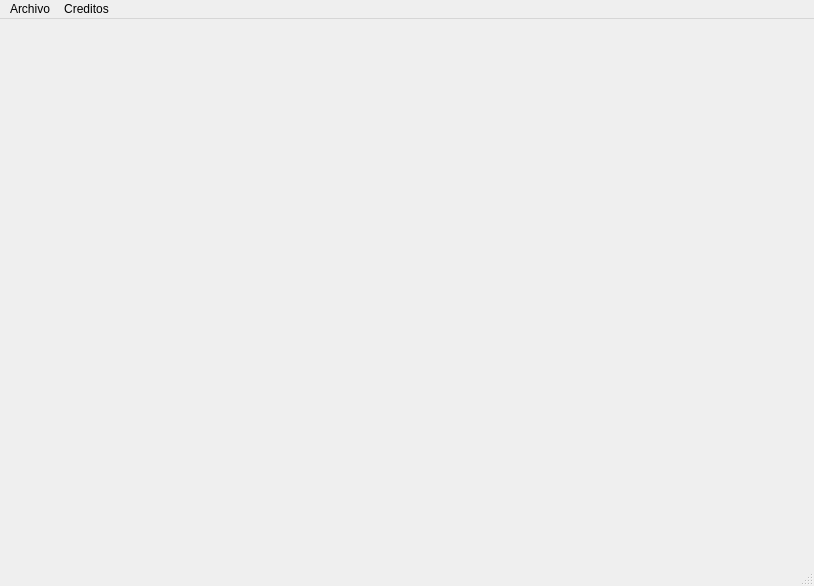
<?xml version="1.0" encoding="UTF-8"?>
<ui version="4.0">
 <class>Main</class>
 <widget class="QMainWindow" name="Main">
  <property name="geometry">
   <rect>
    <x>0</x>
    <y>0</y>
    <width>814</width>
    <height>586</height>
   </rect>
  </property>
  <property name="windowTitle">
   <string>FundFlare</string>
  </property>
  <widget class="QWidget" name="centralwidget"/>
  <widget class="QMenuBar" name="menubar">
   <property name="geometry">
    <rect>
     <x>0</x>
     <y>0</y>
     <width>814</width>
     <height>22</height>
    </rect>
   </property>
   <widget class="QMenu" name="menuArchivo">
    <property name="title">
     <string>Archivo</string>
    </property>
    <addaction name="btnCrear_Proyecto"/>
   </widget>
   <widget class="QMenu" name="menuCreditos">
    <property name="title">
     <string>Creditos</string>
    </property>
    <addaction name="btnDesarrolladores"/>
   </widget>
   <addaction name="menuArchivo"/>
   <addaction name="menuCreditos"/>
  </widget>
  <widget class="QStatusBar" name="statusbar"/>
  <action name="btnDesarrolladores">
   <property name="text">
    <string>Desarrolladores</string>
   </property>
  </action>
  <action name="btnCrear_Proyecto">
   <property name="text">
    <string>Crear Nuevo Proyecto</string>
   </property>
   <property name="shortcut">
    <string>Ctrl+R</string>
   </property>
   <property name="shortcutVisibleInContextMenu">
    <bool>true</bool>
   </property>
  </action>
 </widget>
 <resources/>
 <connections/>
</ui>
